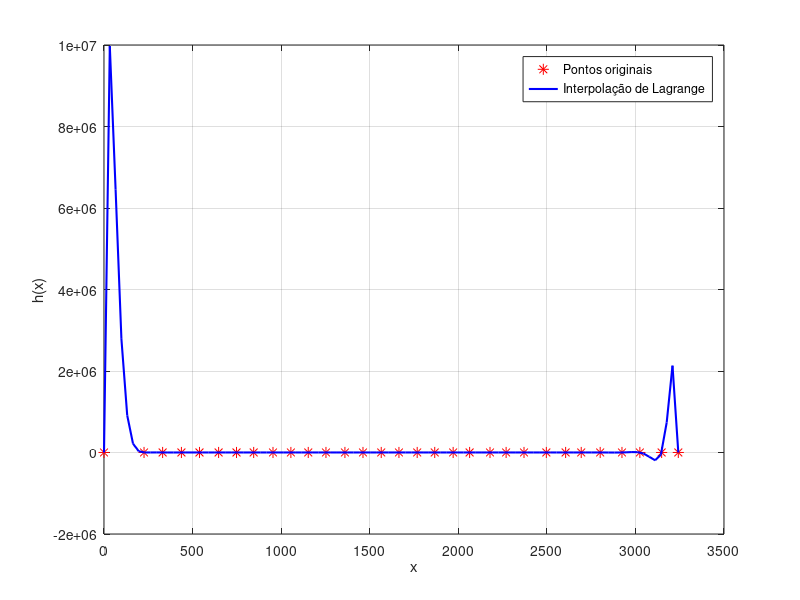
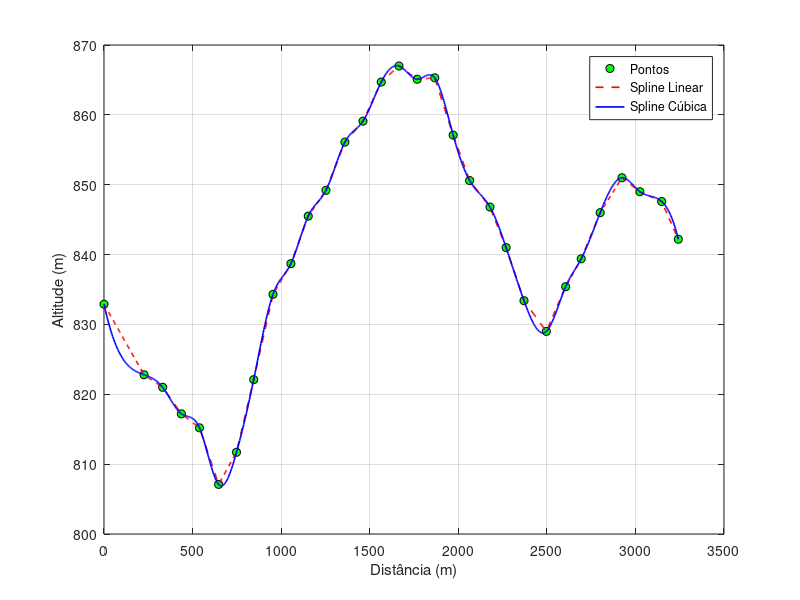
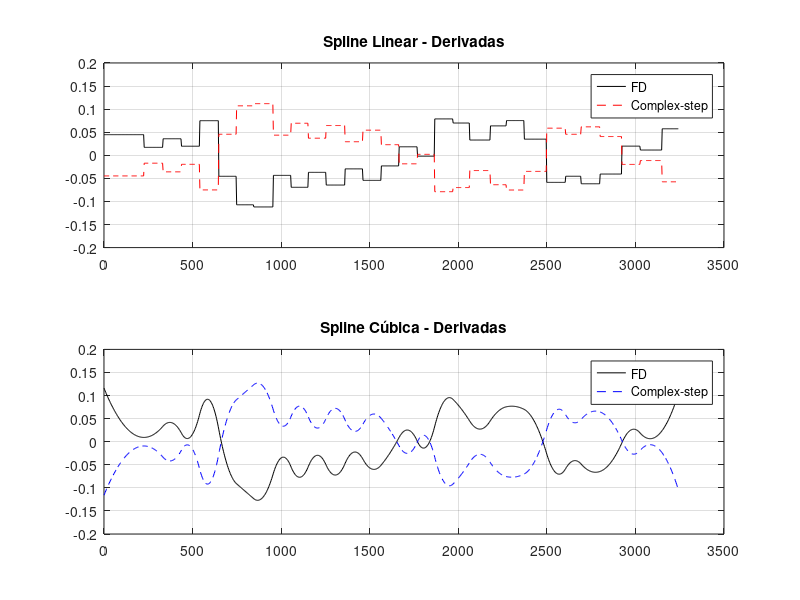
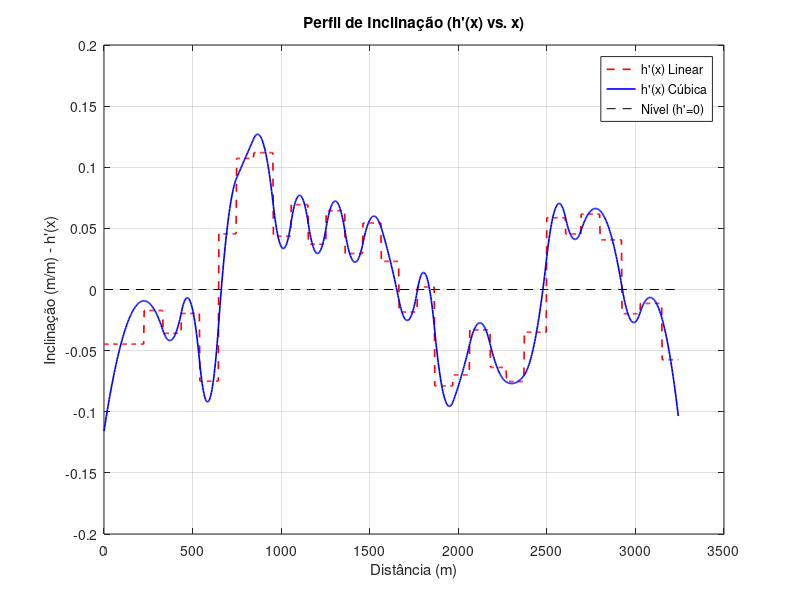

Write the MATLAB code that produced these figures, in order.
function projeto06_final()
% projeto06_final - Cálculo de trabalho usando malha fina de N pontos

clc; clear; close all;

%% --- Dados ---
m = 70;       % kg
g = 9.8;      % m/s^2

x = [0.000, 0.226, 0.331, 0.437, 0.539, 0.647, 0.748, 0.845, 0.954, 1.055, ...
     1.153, 1.253, 1.360, 1.462, 1.565, 1.665, 1.768, 1.867, 1.971, 2.064, ...
     2.179, 2.270, 2.371, 2.497, 2.606, 2.694, 2.801, 2.924, 3.025, 3.148, 3.242]' * 1000;

y = [832.9, 822.8, 821.0, 817.2, 815.2, 807.1, 811.7, 822.1, 834.3, 838.7, ...
     845.5, 849.2, 856.1, 859.1, 864.7, 867.0, 865.1, 865.3, 857.1, 850.6, ...
     846.8, 841.0, 833.4, 829.0, 835.4, 839.4, 846.0, 851.0, 849.0, 847.6, 842.2]';

%% --- Interpolação (Lagrange)

interp_lagrange(x,y)


%% --- Interpolação (splines) ---
hlin = interp1(x, y, 'linear', 'pp'); % spline linear em forma pp
hcub = spline(x, y);                   % spline cúbica (pp)


% Plotagem do perfil
xq_plot = linspace(min(x), max(x), 1000);
y_lin_plot = ppval(hlin, xq_plot);
y_cub_plot = ppval(hcub, xq_plot);

figure('Name','Perfil - Splines');
plot(x, y, 'ok', 'MarkerFaceColor','g'); hold on;
plot(xq_plot, y_lin_plot, '--r', 'LineWidth', 1.2);
plot(xq_plot, y_cub_plot, '-b', 'LineWidth', 1.2);
xlabel('Distância (m)'); ylabel('Altitude (m)');
legend('Pontos','Spline Linear','Spline Cúbica','Location','best'); grid on;

%% --- Malha fina ---
N_pontos_integracao = 1001;
xq_fine = linspace(x(1), x(end), N_pontos_integracao);

%% --- Derivadas (FD + Complex-step) ---
h_fd = 1e-5;   % passo
modo_fd = 'central';          % tipo
fprintf('Usando h = %.3g m para diferenças finitas (%s)\n', h_fd, modo_fd);

% Derivadas FD e Complex-step
dh_lin_fd  = derivada_fd(hlin, xq_fine, h_fd, modo_fd);
dh_cub_fd  = derivada_fd(hcub, xq_fine, h_fd, modo_fd);
dh_lin_cs  = derivada_complexa(hlin, xq_fine);
dh_cub_cs  = derivada_complexa(hcub, xq_fine);

% Comparação e escolha
rms_lin = sqrt(mean((dh_lin_fd - dh_lin_cs).^2));
rms_cub = sqrt(mean((dh_cub_fd - dh_cub_cs).^2));
fprintf('RMS(erro FD vs Complex-step): Linear = %.3e | Cúbica = %.3e\n', rms_lin, rms_cub);

dh_lin_fine = dh_lin_fd;
dh_cub_fine = dh_cub_fd;

% Plotagem das derivadas
figure('Name','Derivadas - Comparação FD x Complex-step');
subplot(2,1,1);
plot(xq_fine, dh_lin_cs, '-k');hold on;
plot(xq_fine, dh_lin_fd, '--r'); 
title('Spline Linear - Derivadas');
legend('FD','Complex-step'); grid on;

subplot(2,1,2);
plot(xq_fine, dh_cub_cs, '-k');hold on;
plot(xq_fine, dh_cub_fd, '--b'); 
title('Spline Cúbica - Derivadas');
legend('FD','Complex-step'); grid on;

%% --- Integrandos ---
sinth = @(dh) dh ./ sqrt(1 + dh.^2);

f_lin_full_fine = sinth(dh_lin_fine) .* sqrt(1 + dh_lin_fine.^2);
f_cub_full_fine = sinth(dh_cub_fine) .* sqrt(1 + dh_cub_fine.^2);

f_lin_pos_fine = max(0, f_lin_full_fine);
f_lin_neg_fine = min(0, f_lin_full_fine);
f_cub_pos_fine = max(0, f_cub_full_fine);
f_cub_neg_fine = min(0, f_cub_full_fine);

f_lin_pos_d2 = segunda_derivada(xq_fine, f_lin_pos_fine);
f_cub_pos_d2 = segunda_derivada(xq_fine, f_cub_pos_fine);

%% --- Integrações ---
ngauss = 4;

% Trapézio
[area_lin_pos_T, Et_lin_pos] = trapezio(f_lin_pos_fine, xq_fine, f_lin_pos_d2);
[area_lin_neg_T, ~] = trapezio(f_lin_neg_fine, xq_fine, f_lin_pos_d2);
[area_cub_pos_T, Et_cub_pos] = trapezio(f_cub_pos_fine, xq_fine, f_cub_pos_d2);
[area_cub_neg_T, ~] = trapezio(f_cub_neg_fine, xq_fine, f_cub_pos_d2);

% Simpson
[area_lin_pos_S, ok_lin_S] = simpson13(xq_fine, f_lin_pos_fine);
[area_lin_neg_S, ~] = simpson13(xq_fine, f_lin_neg_fine);
[area_cub_pos_S, ok_cub_S] = simpson13(xq_fine, f_cub_pos_fine);
[area_cub_neg_S, ~] = simpson13(xq_fine, f_cub_neg_fine);

% Gauss global (G1)
f_lin_pos_spline = spline(xq_fine, f_lin_pos_fine);
f_lin_neg_spline = spline(xq_fine, f_lin_neg_fine);
f_cub_pos_spline = spline(xq_fine, f_cub_pos_fine);
f_cub_neg_spline = spline(xq_fine, f_cub_neg_fine);

area_lin_pos_G1 = gauss_quad(@(xi) ppval(f_lin_pos_spline, xi), x(1), x(end), ngauss);
area_lin_neg_G1 = gauss_quad(@(xi) ppval(f_lin_neg_spline, xi), x(1), x(end), ngauss);
area_cub_pos_G1 = gauss_quad(@(xi) ppval(f_cub_pos_spline, xi), x(1), x(end), ngauss);
area_cub_neg_G1 = gauss_quad(@(xi) ppval(f_cub_neg_spline, xi), x(1), x(end), ngauss);

% Gauss por segmento (G2)
area_lin_pos_G2 = gauss_quad_spline(f_lin_pos_spline);
area_lin_neg_G2 = gauss_quad_spline(f_lin_neg_spline);
area_cub_pos_G2 = gauss_quad_spline(f_cub_pos_spline);
area_cub_neg_G2 = gauss_quad_spline(f_cub_neg_spline);

%% --- Integrações para o método Complex-Step ---
f_lin_full_cs = sinth(dh_lin_cs) .* sqrt(1 + dh_lin_cs.^2);
f_cub_full_cs = sinth(dh_cub_cs) .* sqrt(1 + dh_cub_cs.^2);

f_lin_pos_cs = max(0, f_lin_full_cs);
f_lin_neg_cs = min(0, f_lin_full_cs);
f_cub_pos_cs = max(0, f_cub_full_cs);
f_cub_neg_cs = min(0, f_cub_full_cs);

f_lin_pos_d2_c = segunda_derivada(xq_fine, f_lin_pos_cs);
f_cub_pos_d2_c = segunda_derivada(xq_fine, f_cub_pos_cs);

% --- Trapézio ---
[area_lin_pos_T_c, Et_lin_pos_c] = trapezio(f_lin_pos_cs, xq_fine, f_lin_pos_d2_c);
[area_lin_neg_T_c, ~] = trapezio(f_lin_neg_cs, xq_fine, f_lin_pos_d2_c);
[area_cub_pos_T_c, Et_cub_pos_c] = trapezio(f_cub_pos_cs, xq_fine, f_cub_pos_d2_c);
[area_cub_neg_T_c, ~] = trapezio(f_cub_neg_cs, xq_fine, f_cub_pos_d2_c);

% --- Simpson ---
[area_lin_pos_S_c, ok_lin_S_c] = simpson13(xq_fine, f_lin_pos_cs);
[area_lin_neg_S_c, ~] = simpson13(xq_fine, f_lin_neg_cs);
[area_cub_pos_S_c, ok_cub_S_c] = simpson13(xq_fine, f_cub_pos_cs);
[area_cub_neg_S_c, ~] = simpson13(xq_fine, f_cub_neg_cs);

% --- Gauss global (G1) ---
f_lin_pos_spline_c = spline(xq_fine, f_lin_pos_cs);
f_lin_neg_spline_c = spline(xq_fine, f_lin_neg_cs);
f_cub_pos_spline_c = spline(xq_fine, f_cub_pos_cs);
f_cub_neg_spline_c = spline(xq_fine, f_cub_neg_cs);

area_lin_pos_G1_c = gauss_quad(@(xi) ppval(f_lin_pos_spline_c, xi), x(1), x(end), ngauss);
area_lin_neg_G1_c = gauss_quad(@(xi) ppval(f_lin_neg_spline_c, xi), x(1), x(end), ngauss);
area_cub_pos_G1_c = gauss_quad(@(xi) ppval(f_cub_pos_spline_c, xi), x(1), x(end), ngauss);
area_cub_neg_G1_c = gauss_quad(@(xi) ppval(f_cub_neg_spline_c, xi), x(1), x(end), ngauss);

% --- Gauss por segmento (G2) ---
area_lin_pos_G2_c = gauss_quad_spline(f_lin_pos_spline_c);
area_lin_neg_G2_c = gauss_quad_spline(f_lin_neg_spline_c);
area_cub_pos_G2_c = gauss_quad_spline(f_cub_pos_spline_c);
area_cub_neg_G2_c = gauss_quad_spline(f_cub_neg_spline_c);



%% --- Trabalhos ---
W_mgh = m*g*(y(end) - y(1));

% --- Diferenças Finitas ---
% Trapézio
Wfd_lin_pos_T = m*g*area_lin_pos_T;
Wfd_lin_neg_T = m*g*area_lin_neg_T;
Wfd_lin_liq_T = Wfd_lin_pos_T + Wfd_lin_neg_T;
Wfd_cub_pos_T = m*g*area_cub_pos_T;
Wfd_cub_neg_T = m*g*area_cub_neg_T;
Wfd_cub_liq_T = Wfd_cub_pos_T + Wfd_cub_neg_T;

% Simpson
Wfd_lin_pos_S = m*g*area_lin_pos_S;
Wfd_lin_neg_S = m*g*area_lin_neg_S;
Wfd_lin_liq_S = Wfd_lin_pos_S + Wfd_lin_neg_S;
Wfd_cub_pos_S = m*g*area_cub_pos_S;
Wfd_cub_neg_S = m*g*area_cub_neg_S;
Wfd_cub_liq_S = Wfd_cub_pos_S + Wfd_cub_neg_S;

% Gauss G1
Wfd_lin_pos_G1 = m*g*area_lin_pos_G1;
Wfd_lin_neg_G1 = m*g*area_lin_neg_G1;
Wfd_lin_liq_G1 = Wfd_lin_pos_G1 + Wfd_lin_neg_G1;
Wfd_cub_pos_G1 = m*g*area_cub_pos_G1;
Wfd_cub_neg_G1 = m*g*area_cub_neg_G1;
Wfd_cub_liq_G1 = Wfd_cub_pos_G1 + Wfd_cub_neg_G1;

% Gauss G2
Wfd_lin_pos_G2 = m*g*area_lin_pos_G2;
Wfd_lin_neg_G2 = m*g*area_lin_neg_G2;
Wfd_lin_liq_G2 = Wfd_lin_pos_G2 + Wfd_lin_neg_G2;
Wfd_cub_pos_G2 = m*g*area_cub_pos_G2;
Wfd_cub_neg_G2 = m*g*area_cub_neg_G2;
Wfd_cub_liq_G2 = Wfd_cub_pos_G2 + Wfd_cub_neg_G2;


% ---Diferenças complexas ---
Wc_lin_pos_T = m*g*area_lin_pos_T_c;
Wc_lin_neg_T = m*g*area_lin_neg_T_c;
Wc_lin_liq_T = Wc_lin_pos_T + Wc_lin_neg_T;
Wc_cub_pos_T = m*g*area_cub_pos_T_c;
Wc_cub_neg_T = m*g*area_cub_neg_T_c;
Wc_cub_liq_T = Wc_cub_pos_T + Wc_cub_neg_T;

Wc_lin_pos_S = m*g*area_lin_pos_S_c;
Wc_lin_neg_S = m*g*area_lin_neg_S_c;
Wc_lin_liq_S = Wc_lin_pos_S + Wc_lin_neg_S;
Wc_cub_pos_S = m*g*area_cub_pos_S_c;
Wc_cub_neg_S = m*g*area_cub_neg_S_c;
Wc_cub_liq_S = Wc_cub_pos_S + Wc_cub_neg_S;

Wc_lin_pos_G1 = m*g*area_lin_pos_G1_c;
Wc_lin_neg_G1 = m*g*area_lin_neg_G1_c;
Wc_lin_liq_G1 = Wc_lin_pos_G1 + Wc_lin_neg_G1;
Wc_cub_pos_G1 = m*g*area_cub_pos_G1_c;
Wc_cub_neg_G1 = m*g*area_cub_neg_G1_c;
Wc_cub_liq_G1 = Wc_cub_pos_G1 + Wc_cub_neg_G1;

Wc_lin_pos_G2 = m*g*area_lin_pos_G2_c;
Wc_lin_neg_G2 = m*g*area_lin_neg_G2_c;
Wc_lin_liq_G2 = Wc_lin_pos_G2 + Wc_lin_neg_G2;
Wc_cub_pos_G2 = m*g*area_cub_pos_G2_c;
Wc_cub_neg_G2 = m*g*area_cub_neg_G2_c;
Wc_cub_liq_G2 = Wc_cub_pos_G2 + Wc_cub_neg_G2;


%% --- Impressão dos resultados ---
fprintf('\n=== RESULTADOS: TRABALHO (J) [N=%d] ===\n', N_pontos_integracao);
fprintf('Analítico (m*g*Δh): %.6f J\n\n', W_mgh);

fprintf('==================== Diferenças finitas ====================\n');
fprintf('--- TRAPÉZIO ---\n');
fprintf('Linear:  W+ = %10.4f | W- = %10.4f | Wliq = %10.4f | Erro_T = %.3e\n\n', Wfd_lin_pos_T, Wfd_lin_neg_T, Wfd_lin_liq_T,Et_lin_pos);
fprintf('Cúbica:  W+ = %10.4f | W- = %10.4f | Wliq = %10.4f | Erro_T = %.3e\n\n', Wfd_cub_pos_T, Wfd_cub_neg_T, Wfd_cub_liq_T, Et_cub_pos);

fprintf('--- SIMPSON 1/3 ---\n');
fprintf('Linear:  W+ = %10.4f | W- = %10.4f | Wliq = %10.4f\n', Wfd_lin_pos_S, Wfd_lin_neg_S, Wfd_lin_liq_S);
fprintf('Cúbica:  W+ = %10.4f | W- = %10.4f | Wliq = %10.4f\n\n', Wfd_cub_pos_S, Wfd_cub_neg_S, Wfd_cub_liq_S);

fprintf('--- GAUSS-LEGENDRE (G1: %d pts global) ---\n', ngauss);
fprintf('Linear:  W+ = %10.4f | W- = %10.4f | Wliq = %10.4f\n', Wfd_lin_pos_G1, Wfd_lin_neg_G1, Wfd_lin_liq_G1);
fprintf('Cúbica:  W+ = %10.4f | W- = %10.4f | Wliq = %10.4f\n\n', Wfd_cub_pos_G1, Wfd_cub_neg_G1, Wfd_cub_liq_G1);

fprintf('--- GAUSS-LEGENDRE (G2: 2-pt/segmento) ---\n');
fprintf('Linear:  W+ = %10.4f | W- = %10.4f | Wliq = %10.4f\n', Wfd_lin_pos_G2, Wfd_lin_neg_G2, Wfd_lin_liq_G2);
fprintf('Cúbica:  W+ = %10.4f | W- = %10.4f | Wliq = %10.4f\n\n', Wfd_cub_pos_G2, Wfd_cub_neg_G2, Wfd_cub_liq_G2);


fprintf('==================== Diferenças complexas ====================\n');
fprintf('--- TRAPÉZIO ---\n');
fprintf('Linear:  W+ = %10.4f | W- = %10.4f | Wliq = %10.4f | Erro_T = %.3e\n\n', Wc_lin_pos_T, Wc_lin_neg_T, Wc_lin_liq_T,Et_lin_pos_c);
fprintf('Cúbica:  W+ = %10.4f | W- = %10.4f | Wliq = %10.4f | Erro_T = %.3e\n\n', Wc_cub_pos_T, Wc_cub_neg_T, Wc_cub_liq_T, Et_cub_pos_c);

fprintf('--- SIMPSON 1/3 ---\n');
fprintf('Linear:  W+ = %10.4f | W- = %10.4f | Wliq = %10.4f\n', Wc_lin_pos_S, Wc_lin_neg_S, Wc_lin_liq_S);
fprintf('Cúbica:  W+ = %10.4f | W- = %10.4f | Wliq = %10.4f\n\n', Wc_cub_pos_S, Wc_cub_neg_S, Wc_cub_liq_S);

fprintf('--- GAUSS-LEGENDRE (G1: %d pts global) ---\n', ngauss);
fprintf('Linear:  W+ = %10.4f | W- = %10.4f | Wliq = %10.4f\n', Wc_lin_pos_G1, Wc_lin_neg_G1, Wc_lin_liq_G1);
fprintf('Cúbica:  W+ = %10.4f | W- = %10.4f | Wliq = %10.4f\n\n', Wc_cub_pos_G1, Wc_cub_neg_G1, Wc_cub_liq_G1);

fprintf('--- GAUSS-LEGENDRE (G2: 2-pt/segmento) ---\n');
fprintf('Linear:  W+ = %10.4f | W- = %10.4f | Wliq = %10.4f\n', Wc_lin_pos_G2, Wc_lin_neg_G2, Wc_lin_liq_G2);
fprintf('Cúbica:  W+ = %10.4f | W- = %10.4f | Wliq = %10.4f\n\n', Wc_cub_pos_G2, Wc_cub_neg_G2, Wc_cub_liq_G2);

%% --- Erros relativos (%) ---
fprintf('==================== Erros Relativos ====================\n');
err = @(W) 100*abs((W - W_mgh)/W_mgh);
fprintf('Linear (FD): Trap = %.4f%% | Simp = %.4f%% | G1 = %.4f%% | G2 = %.4f%%\n', ...
    err(Wfd_lin_liq_T), err(Wfd_lin_liq_S), err(Wfd_lin_liq_G1), err(Wfd_lin_liq_G2));
fprintf('Cúbica (FD): Trap = %.4f%% | Simp = %.4f%% | G1 = %.4f%% | G2 = %.4f%%\n', ...
    err(Wfd_cub_liq_T), err(Wfd_cub_liq_S), err(Wfd_cub_liq_G1), err(Wfd_cub_liq_G2));
fprintf('Linear (CS): Trap = %.4f%% | Simp = %.4f%% | G1 = %.4f%% | G2 = %.4f%%\n', ...
    err(Wc_lin_liq_T), err(Wc_lin_liq_S), err(Wc_lin_liq_G1), err(Wc_lin_liq_G2));
fprintf('Cúbica (CS): Trap = %.4f%% | Simp = %.4f%% | G1 = %.4f%% | G2 = %.4f%%\n', ...
    err(Wc_cub_liq_T), err(Wc_cub_liq_S), err(Wc_cub_liq_G1), err(Wc_cub_liq_G2));


%% --- Gráficos Adicionais (Análise - Itens 2d e 5d) ---

% 1. Plot da Derivada h'(x) (Perfil de Subidas/Descidas)
figure('Name', 'Perfil - Derivada h''(x) (Malha Fina)');
plot(xq_fine, dh_lin_fine, '--r', 'LineWidth', 1.2); hold on;
plot(xq_fine, dh_cub_fine, '-b', 'LineWidth', 1.2);
plot(x, zeros(size(x)), 'k--'); % Linha zero
xlabel('Distância (m)'); ylabel('Inclinação (m/m) - h''(x)');
title('Perfil de Inclinação (h''(x) vs. x)');
legend('h''(x) Linear','h''(x) Cúbica', 'Nível (h''=0)', 'Location','best');
grid on;
% Discussão (Item 2d): A derivada da spline linear é constante por trechos.
% A da spline cúbica é suave e mais realista.

% 2. Plot do Integrando f(x) (Contribuição ao Trabalho W+)

figure('Name', 'Integrando - Trabalho nas Subidas (Malha Fina)');
area(xq_fine, f_lin_pos_fine, 'FaceColor', [0.5 0.9 0.5], 'EdgeColor', 'none');
hold on;
plot(xq_fine, f_lin_pos_fine, '-b', 'LineWidth', 1.2);
xlabel('Distância (m)'); ylabel('Integrando f(x)');
title('Contribuição ao Trabalho W+ (f(x) - Spline Linear)');
legend('Área = f(x) > 0', 'f(x) (Cúbica)', 'Location','best');
grid on;


figure('Name', 'Integrando - Trabalho nas Subidas (Malha Fina)');
area(xq_fine, f_cub_pos_fine, 'FaceColor', [0.5 0.9 0.5], 'EdgeColor', 'none');
hold on;
plot(xq_fine, f_cub_pos_fine, '-b', 'LineWidth', 1.2);
xlabel('Distância (m)'); ylabel('Integrando f(x)');
title('Contribuição ao Trabalho W+ (f(x) - Spline Cúbica)');
legend('Área = f(x) > 0', 'f(x) (Cúbica)', 'Location','best');
grid on;





end


%% ------------------------------------------------------------------------
%% --- Funções auxiliares
%% ------------------------------------------------------------------------

function d = derivada_fd(spline_fun, x, h, tipo)

n = length(x);
d = zeros(size(x));

% função genérica para avaliar spline
try
    f = @(xx) fnval(spline_fun, xx);
catch
    f = @(xx) ppval(spline_fun, xx);
end

switch lower(tipo)
    case 'forward'
        for i = 1:n
            d(i) = (f(x(i) + h) - f(x(i))) / h;
        end
    case 'backward'
        for i = 1:n
            d(i) = (f(x(i)) - f(x(i) - h)) / h;
        end
    otherwise % 'central'
        for i = 1:n
            d(i) = (f(x(i) + h/2) - f(x(i) - h/2)) / h;
        end
end
end


function d = derivada_complexa(spline_fun, x)
% DERIVADA_COMPLEXA - Derivada via complex-step
h = 1e-20;
try
    vals = fnval(spline_fun, x + 1i*h);
catch
    vals = ppval(spline_fun, x + 1i*h);
end
d = imag(vals) / h;
end


function d2 = segunda_derivada(x, y)
% SEGUNDA_DERIVADA - 2ª derivada numérica (diferenças centrais)
n = length(x);
d2 = zeros(size(y));
for i = 2:n-1
    h1 = x(i) - x(i-1);
    h2 = x(i+1) - x(i);
    y1 = (y(i+1) - y(i)) / h2;
    y0 = (y(i) - y(i-1)) / h1;
    d2(i) = 2 * (y1 - y0) / (h1 + h2);
end
d2(1) = d2(2);
d2(n) = d2(n-1);
end


function [I, Et] = trapezio(f, x, f2)
% TRAPÉZIO COM ESTIMATIVA DE ERRO
I = trapz(x, f);
h = x(2) - x(1);
M2 = max(abs(f2));
Et = abs(((x(end) - x(1))/12) * h^2 * M2);
end


function [I, ok] = simpson13(x, f)
% SIMPSON 1/3 COMPOSTO (para malha uniforme)
N = length(x);
if mod(N,2) == 0
    warning('Simpson requer número ímpar de pontos.');
    ok = false; I = NaN; return;
end
ok = true;
h = x(2) - x(1);
I = (h/3)*(f(1) + 4*sum(f(2:2:end-1)) + 2*sum(f(3:2:end-2)) + f(end));
end


function I = gauss_quad(f, a, b, n)
% QUADRATURA DE GAUSS GLOBAL (N pontos)
[xi, wi] = gauss_legendre_nodes_weights(n);
s = 0;
for k = 1:n
    xk = ((b - a)/2)*xi(k) + (a + b)/2;
    s = s + wi(k) * f(xk);
end
I = s * (b - a)/2;
end


function [x, w] = gauss_legendre_nodes_weights(n)
switch n
    case 2
        x = [-1/sqrt(3), 1/sqrt(3)];
        w = [1, 1];
    case 3
        x = [-sqrt(3/5), 0, sqrt(3/5)];
        w = [5/9, 8/9, 5/9];
    case 4
        x = [-sqrt((3+2*sqrt(6/5))/7), -sqrt((3-2*sqrt(6/5))/7), ...
              sqrt((3-2*sqrt(6/5))/7),  sqrt((3+2*sqrt(6/5))/7)];
        w = [(18 - sqrt(30))/36, (18 + sqrt(30))/36, ...
             (18 + sqrt(30))/36, (18 - sqrt(30))/36];
    otherwise
        error('Número de pontos de Gauss não suportado.');
end
end


function I = gauss_quad_spline(pp)
% GAUSS_QUAD_SPLINE - 2-pt exato por segmento para spline cúbica
breaks = pp.breaks;
coefs  = pp.coefs;
nPieces = size(coefs, 1);
xi = [-1/sqrt(3), 1/sqrt(3)];
wi = [1, 1];
I = 0;
for k = 1:nPieces
    a = breaks(k); b = breaks(k+1);
    h = (b - a)/2; mid = (a + b)/2;
    c = coefs(k,:);
    for j = 1:2
        xg = h*xi(j) + mid;
        dx = xg - a;
        f = ((c(1)*dx + c(2))*dx + c(3))*dx + c(4);
        I = I + wi(j)*f*h;
    end
end
end

function interp_lagrange(x, f)
tic
    % entrada
    % x: nós da interpolação
    % f: valores de f(x)
    
    nnos = length(x); % número de nós
    
    % verificar se há valores repetidos em x
    if nnos ~= length(unique(x))
        error('x tem entradas repetidas')
    end
    
    % coeficientes do polinômio interpolante (são os próprios f)
    c = f;
    
    toc
    
    % domínio de avaliação dentro do intervalo dos dados
    refino = 100;
    xg = linspace(x(1), x(end), refino);
    fg = zeros(1, refino);
    
    % cálculo do polinômio interpolante de Lagrange
    for i = 1:refino
        for j = 1:nnos
            Lj = 1;
            for k = 1:nnos
                if k ~= j
                    Lj = Lj * (xg(i) - x(k)) / (x(j) - x(k));
                end
            end
            fg(i) = fg(i) + c(j) * Lj;
        end
    end
    
    % gráfico
    figure;
    plot(x, f, '*r', 'MarkerSize', 8); % pontos originais em preto
    hold on
    plot(xg, fg, 'b', 'LineWidth', 1.5); % interpolação
    grid on
    xlabel('x')
    ylabel('h(x)')
    legend('Pontos originais', 'Interpolação de Lagrange', 'Location', 'best')
    grid on
    hold off
end

